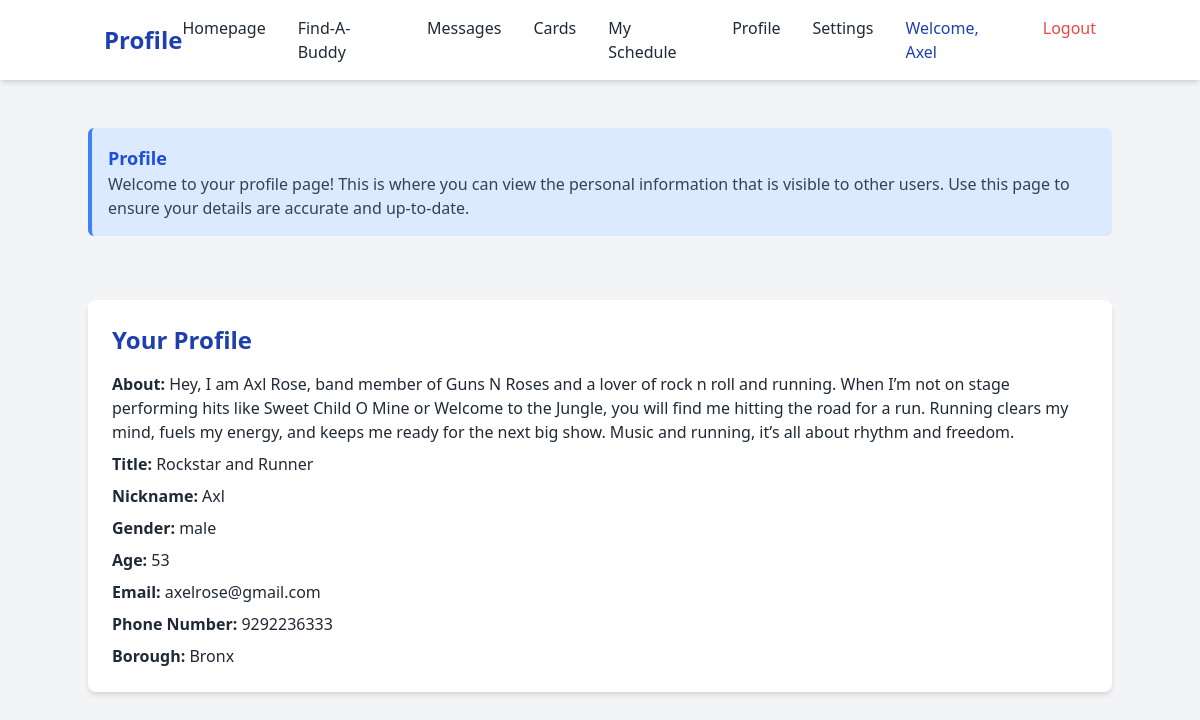
The app's page /deploy/frontend/profile.php (signed in) with its own data.
### tables this page shows
CREATE TABLE athletes (
    alt_id INT(11) NOT NULL AUTO_INCREMENT,
    user_id INT(11),
    nick_name VARCHAR(50) NOT NULL,
    gender VARCHAR(50),
    age INT(11),
    email VARCHAR(100),
    phone_number VARCHAR(20),
    user_address VARCHAR(200),
    about TEXT,
    title VARCHAR(255),
    PRIMARY KEY (alt_id),
    UNIQUE KEY (email),
    UNIQUE KEY (phone_number),
    UNIQUE KEY (user_id),
    FOREIGN KEY (user_id) REFERENCES user_admin(user_id)
);

### deploy/classes/dbh.classes.php (called while the page is built)
<?php
class Dbh {
    private $host = "localhost";
    private $dbname = "findabuddy";
    private $username = "csc350";
    private $password = "xampp";
    public function connect() {
        try {
            $pdo = new PDO("mysql:host={$this->host};dbname={$this->dbname}", $this->username, $this->password);
            $pdo->setAttribute(PDO::ATTR_ERRMODE, PDO::ERRMODE_EXCEPTION);
            return $pdo;
        } catch (PDOException $e) {
            die("Database connection failed: " . $e->getMessage());
        }
    }
}

### deploy/classes/profileinfo.classes.php (called while the page is built, shortened)
<?php
class ProfileInfo extends Dbh {
    protected function getProfileInfo($userId) {
        try {
            $stmt = $this->connect()->prepare('SELECT * FROM athletes WHERE user_id = ?;');
            $stmt->execute([$userId]);
            return $stmt->fetch(PDO::FETCH_ASSOC);
        } catch (Exception $e) {
            error_log("Error in getProfileInfo: " . $e->getMessage());
            return null;
        }
    }
}

### deploy/classes/profileinfo-view.classes.php (called while the page is built, shortened)
<?php
require_once "profileinfo.classes.php";
class ProfileInfoView extends ProfileInfo {
    public function fetchProfileInfo($userId) {
        return $this->getProfileInfo($userId);
    }
}

### deploy/frontend/profile.php (the view, shortened to what this page needs)
<?php
require_once "../classes/dbh.classes.php";
require_once "../classes/profileinfo.classes.php";
require_once "../classes/profileinfo-view.classes.php";
$profileInfo = new ProfileInfoView();
$userData = $profileInfo->fetchProfileInfo($_SESSION['user_id']);
?>
<!DOCTYPE html>
<html lang="en">
<head>
    <link href="https://cdn.jsdelivr.net/npm/tailwindcss@2.2.19/dist/tailwind.min.css" rel="stylesheet">
</head>
<body class="bg-gray-100 text-gray-800 font-sans">
<?php
if (file_exists('../includes/navbar.php')) {
    include '../includes/navbar.php';
} else {
    echo "<p class='text-red-500'>Error: Navbar file not found.</p>";
}
?>
<div class="container mx-auto mt-12">
        <div class="bg-blue-100 border-l-4 border-blue-500 p-4 rounded-md mb-6">
            <h2 class="text-blue-700 font-bold text-lg">Profile</h2>
            <p class="text-gray-700">
            Welcome to your profile page! This is where you can view the personal information that is
            visible to other users. Use this page to ensure your details are accurate and up-to-date.
            </p>
</div>
<div class="container mx-auto pt-10">
    <div class="bg-white p-6 rounded-lg shadow-md">
        <h2 class="text-blue-800 text-2xl font-bold">Your Profile</h2>
        <ul class="mt-4 space-y-2">
            <li><strong>About:</strong> <?php echo htmlspecialchars($userData['about'] ?? 'No information available.'); ?></li>
            <li><strong>Title:</strong> <?php echo htmlspecialchars($userData['title'] ?? 'No title available.'); ?></li>
            <li><strong>Nickname:</strong> <?php echo htmlspecialchars($userData['nick_name'] ?? 'No nickname available.'); ?></li>
            <li><strong>Gender:</strong> <?php echo htmlspecialchars($userData['gender'] ?? 'No gender information available.'); ?></li>
            <li><strong>Age:</strong> <?php echo htmlspecialchars($userData['age'] ?? 'No age information available.'); ?></li>
            <li><strong>Email:</strong> <?php echo htmlspecialchars($userData['email'] ?? 'No email information available.'); ?></li>
            <li><strong>Phone Number:</strong> <?php echo htmlspecialchars($userData['phone_number'] ?? 'No phone number available.'); ?></li>
            <li><strong>Borough:</strong> <?php echo htmlspecialchars($userData['user_address'] ?? 'No borough available.'); ?></li>
        </ul>
    </div>
</div>
</body>
</html>

### records on screen
athletes: about "Hey, I am Axl Rose, band member of Guns N Roses and a lover of rock n roll and running. When I’m not on stage performing hits like Sweet Child O Mine or Welcome to the Jungle, you will find me hitting the road for a run. Running clears my mind, fuels my energy, and keeps me ready for the next big show. Music and running, it’s all about rhythm and freedom.", title "Rockstar and Runner", nick_name "Axl", gender "male", age "53", email "axelrose@gmail.com", phone_number "9292236333", user_address "Bronx"

### other values on screen
$pageHeader "Profile"
$_SESSION['username'] "Axel"
